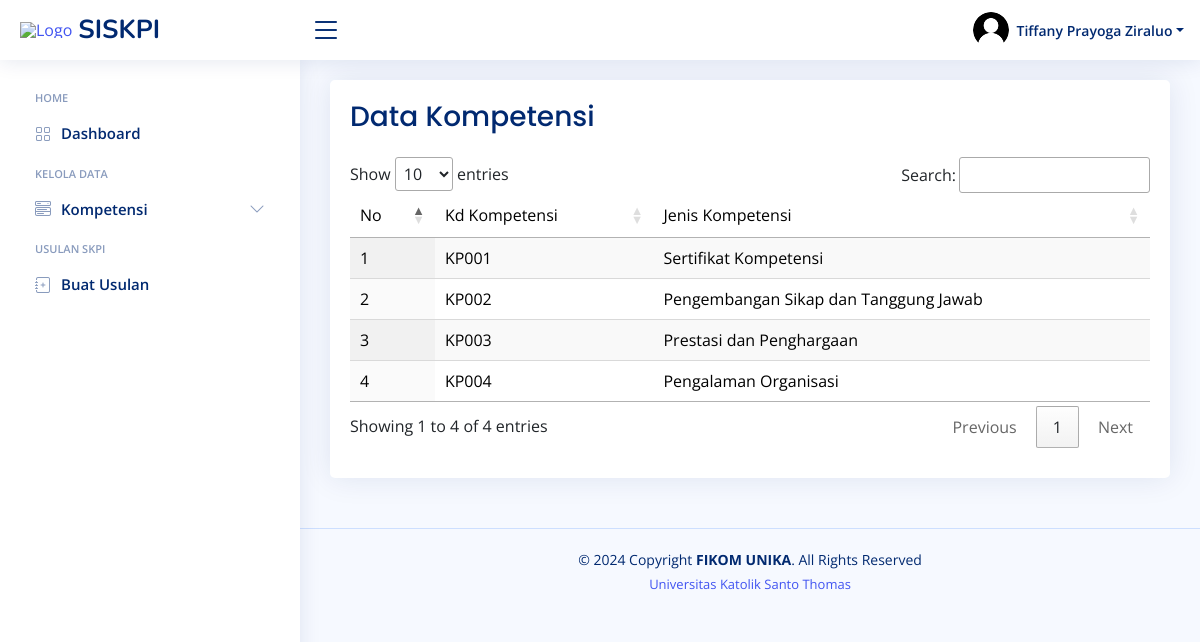
The app's page /mhs/kompetensi.php (signed in) with its own data.
### tables this page shows
CREATE TABLE `mahasiswa` (
  `id_mahasiswa` int(11) NOT NULL,
  `nim` varchar(30) NOT NULL,
  `nama_mhs` varchar(255) NOT NULL,
  `tempat_lahir` varchar(100) NOT NULL,
  `tgl_lahir` date NOT NULL,
  `jenis_kelamin` varchar(30) NOT NULL,
  `email` varchar(255) NOT NULL,
  `password` varchar(255) NOT NULL,
  `no_ijazah` varchar(100) NOT NULL,
  `tgl_lulus` date NOT NULL,
  `gelar` varchar(100) NOT NULL,
  `kode_skpi` varchar(20) NOT NULL,
  `kd_prodi` varchar(11) NOT NULL,
  `profil` varchar(255) NOT NULL,
  `status` int(11) NOT NULL
);

CREATE TABLE `kompetensi` (
  `id_kompetensi` int(11) NOT NULL,
  `kd_kompetensi` varchar(11) NOT NULL,
  `jenis_kompetensi` varchar(255) NOT NULL
);

### mhs/session.php (called while the page is built, shortened)
<?php
    include "koneksi.php";
    $sql = mysqli_query($koneksi,"SELECT * FROM mahasiswa inner join prodi on mahasiswa.kd_prodi=prodi.kd_prodi");
    while ($r = mysqli_fetch_array($sql)){
        if ($_SESSION['username'] == $r['nim'] ){
            $nama_mhs = $r['nama_mhs'];
            break;
        }
    }
?>

### mhs/kompetensi.php (the view)
<?php include 'header.php' ?>
<?php include 'navbar.php' ?>
<main id="main" class="main">
    <section class="section dashboard">
    <div class="row">
    <div class="col">
        <div class="card info-card sales-card">
            <div class="card-body">
                <h1 class="card-title fs-3">Data Kompetensi</h1>
                <table id="tabel" class="display" style="width:100%; background-color: white; color: black;">
                    <thead>
                        <tr>
                            <td>No</td>
                            <td>Kd Kompetensi</td>
                            <td>Jenis Kompetensi</td>
                        </tr>
                    </thead>
                    <tbody>
                        <?php
                        $no = 1;
                        $data = mysqli_query($koneksi, "SELECT * FROM kompetensi");
                        while($d=mysqli_fetch_array($data)){
                        ?>
                        <tr>
                            <td><?= $no++ ?></td>
                            <td><?= $d['kd_kompetensi'] ?></td>
                            <td><?= $d['jenis_kompetensi'] ?></td>
                        </tr>
                        <?php } ?>
                    </tbody>
                </table>
            </div>
        </div>
        </div>
    </div>
    </section>
</main>
<?php include 'footer.php' ?>

### mhs/header.php (shortened to what this page needs)
<?php
    include 'koneksi.php';
    include 'session.php';
?>
<!DOCTYPE html>
<html lang="en">
<head>
    <link href="assets/vendor/bootstrap/css/bootstrap.min.css" rel="stylesheet">
    <link href="assets/vendor/bootstrap-icons/bootstrap-icons.css" rel="stylesheet">
    <link href="assets/vendor/boxicons/css/boxicons.min.css" rel="stylesheet">
    <link href="assets/vendor/quill/quill.snow.css" rel="stylesheet">
    <link href="assets/vendor/quill/quill.bubble.css" rel="stylesheet">
    <link href="assets/vendor/remixicon/remixicon.css" rel="stylesheet">
    <link href="assets/vendor/simple-datatables/style.css" rel="stylesheet">
    <link href="assets/vendor/fontawesome/css/all.min.css" rel="stylesheet">
    <link href="assets/css/style.css" rel="stylesheet">
    <link rel="stylesheet" href="https://cdn.datatables.net/1.13.4/css/jquery.dataTables.min.css">
</head>
<body>
<header id="header" class="header fixed-top d-flex align-items-center">
    <div class="d-flex align-items-center justify-content-between">
    <a href="index.html" class="logo d-flex align-items-center">
        <img src="images/UNIKA.png" alt="Logo">
        <span class="d-none d-lg-block">SISKPI</span>
    </a>
    <i class="bi bi-list toggle-sidebar-btn"></i>
    </div>
    <nav class="header-nav ms-auto">
    <ul class="d-flex align-items-center">
        <li class="nav-item dropdown pe-3">
        <a class="nav-link nav-profile d-flex align-items-center pe-0" href="#" data-bs-toggle="dropdown">
            <img src="assets/img/user.png" alt="Profile" class="rounded-circle">
            <span class="d-none d-md-block dropdown-toggle ps-2"><?= $nama_mhs?></span>
        </a>
        </li>
    </ul>
    </nav>
</header>

### mhs/assets/css/style.css (style rules this page uses)
:root { scroll-behavior: smooth; }
body { font-family: "Open Sans", sans-serif; background: #f6f9ff; color: #444444; }
a { color: #4154f1; text-decoration: none; }
h1, h2, h3, h4, h5, h6 { font-family: "Nunito", sans-serif; }
#main { margin-top: 60px; padding: 20px 30px; transition: all 0.3s; }
.card { margin-bottom: 30px; border: none; border-radius: 5px; box-shadow: 0px 0 30px rgba(1, 41, 112, 0.1); }
.card-title { padding: 20px 0 15px 0; font-size: 18px; font-weight: 500; color: #012970; font-family: "Poppins", sans-serif; }
.card-body { padding: 0 20px 20px 20px; }
.logo { line-height: 1; }
@media (min-width: 1200px) { .logo { width: 280px; } }
.logo img { max-height: 26px; margin-right: 6px; }
.logo span { font-size: 26px; font-weight: 700; color: #012970; font-family: "Nunito", sans-serif; }
.header { transition: all 0.5s; z-index: 997; height: 60px; box-shadow: 0px 2px 20px rgba(1, 41, 112, 0.1); background-color: #fff; padding-left: 20px; }
.header .toggle-sidebar-btn { font-size: 32px; padding-left: 10px; cursor: pointer; color: #012970; }
.header-nav ul { list-style: none; }
.header-nav>ul { margin: 0; padding: 0; }
.header-nav .nav-profile { color: #012970; }
.header-nav .nav-profile img { max-height: 36px; }
.header-nav .nav-profile span { font-size: 14px; font-weight: 600; }
@media (min-width: 1200px) { #main, #footer { margin-left: 300px; } }
.dashboard .info-card { padding-bottom: 10px; }

### records on screen
mahasiswa: nama_mhs "Tiffany Prayoga Ziraluo"
kompetensi: kd_kompetensi "KP001", jenis_kompetensi "Sertifikat Kompetensi"
kompetensi: kd_kompetensi "KP002", jenis_kompetensi "Pengembangan Sikap dan Tanggung Jawab"
kompetensi: kd_kompetensi "KP003", jenis_kompetensi "Prestasi dan Penghargaan"
kompetensi: kd_kompetensi "KP004", jenis_kompetensi "Pengalaman Organisasi"
